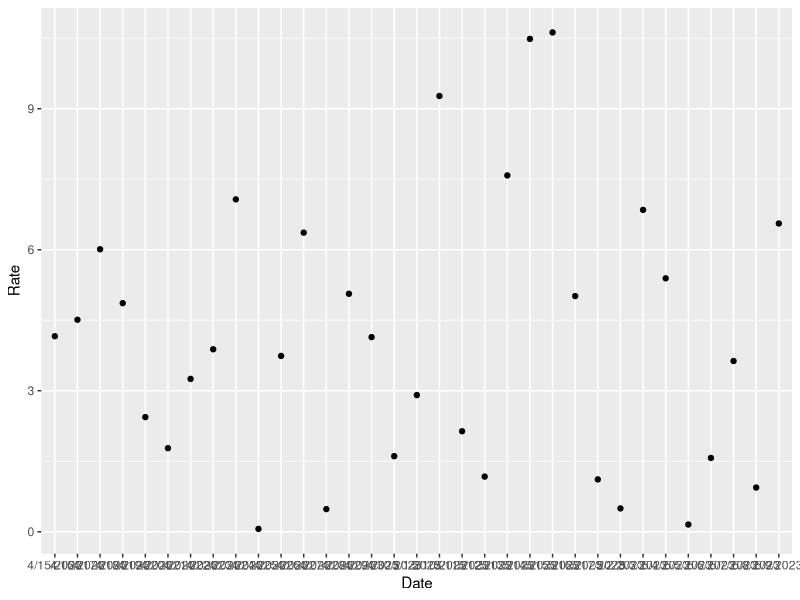

Write the R code that produced this figure.
## ---- chunk 1
#| echo: false
library(ggplot2)
views=read.csv("Movie_report_files/RATE.csv")

ggplot(views,aes(x=Date,y=Rate))+geom_point()
